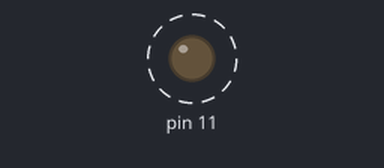
The program below on a simulated Raspberry Pi (header pin numbers). On the bench: output pins drawn as LEDs (lit = HIGH). Dashed ring = blinking. What the program prints to the terminal is not drawn.

Above: at 0.5 s.
Timing chart, 0 to 4.6 s (numbered marks = the images above):
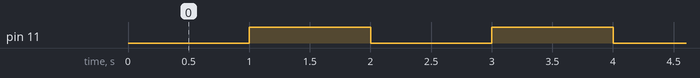

Measured:
- by itself, pin 11: alternates HIGH for 1.0 s and LOW for 1.0 s

The program:

1-2_blinkpin11.py
```python
# by eng ali gamal
import time
import RPi.GPIO as GPIO
GPIO.setmode(GPIO.BOARD)
GPIO.setup(11, GPIO.OUT)
while True:
	GPIO.output(11,False)
	print "Led on Pin 11 is now OFF (output = zero volt)"
	time.sleep(1)

	GPIO.output(11,True)
	print "Led on Pin 11 is now ON (output = 3.3 volt)"
	time.sleep(1)
```
